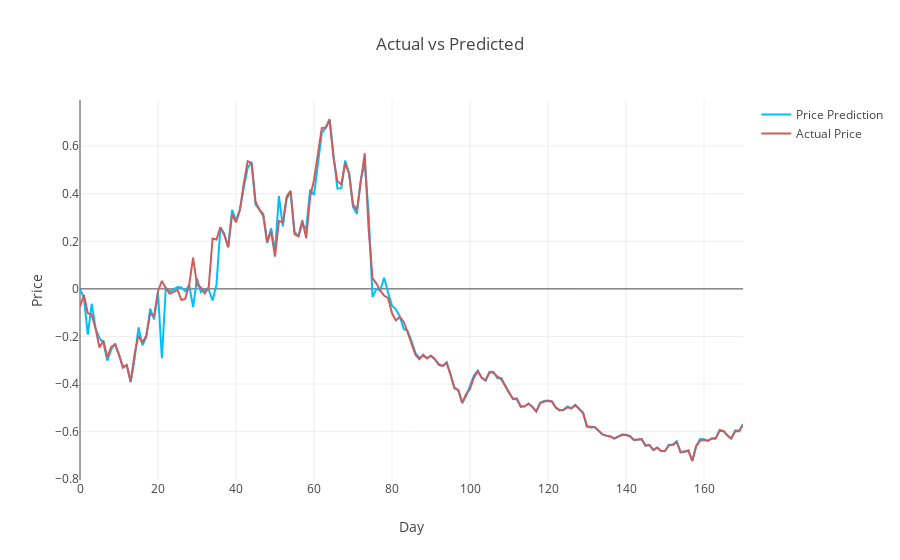

Write notebook code for a chart like this one.
### Code cell
# optimized test prediction plot
drawing(test, opt_pred_df)

### Figure 1 — Plotly figure (JSON) as saved in the notebook; plotly's stock layout.template omitted (floating-point values rounded to 4 significant figures; data arrays with more than 128 entries replaced by an {"elided": "..."} marker saying what was removed)
{"data": [{"hoverlabel": {"namelength": -1}, "line": {"color": "rgb(0, 191, 255)", "width": 2}, "mode": "lines", "name": "Price Prediction", "type": "scatter", "x": {"elided": "171 int values"}, "y": {"elided": "171 float values"}}, {"line": {"color": "rgb(205, 92, 92)", "width": 2}, "mode": "lines", "name": "Actual Price", "type": "scatter", "x": {"elided": "173 int values"}, "y": {"elided": "171 float values"}}], "layout": {"title": "Actual vs Predicted", "xaxis": {"title": "Day"}, "yaxis": {"title": "Price"}}}
